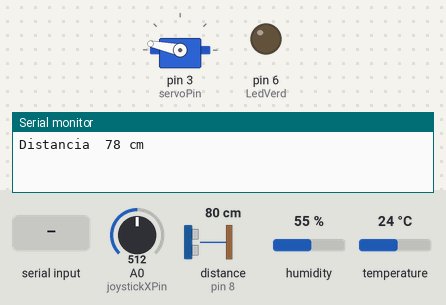
A sketch run on a simulated Arduino Uno, built with avr-gcc and run on an emulated ATmega328P. Shown: servo, output pins drawn as LEDs (lit = HIGH), the last lines printed to the serial monitor. Wiring (inferred from the names in the program): ultrasonic range finder: trigger pin 9; echo pin 8. The inputs (shaded band) are chosen by the test bench; at power-on: A0 (joystickXPin) = 512, distance to the obstacle (sensor on pin 8) 80 cm, humidity 55 %, temperature 24 °C. The echo pulse lasts 58.3 µs per cm; pins used as bus, display or sensor lines are not drawn.

Above: at 1.2 s.
1.3 s: "Cambio\n" received over the second serial link
At 3.4 s:
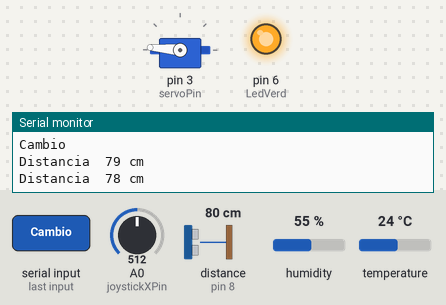
7.3 s: A0 (joystickXPin) set to 540
10.6 s: A0 (joystickXPin) set to 567
At 11.2 s:
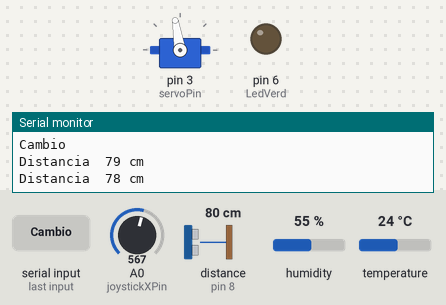
16.6 s: "2\n" received over the second serial link
At 17.0 s:
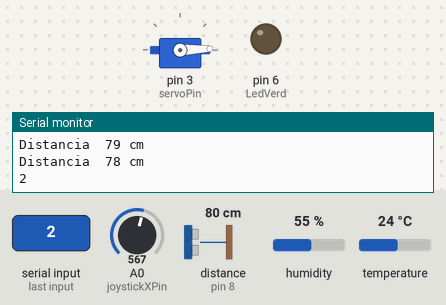
22.6 s: A0 (joystickXPin) set to 716
At 24.0 s:
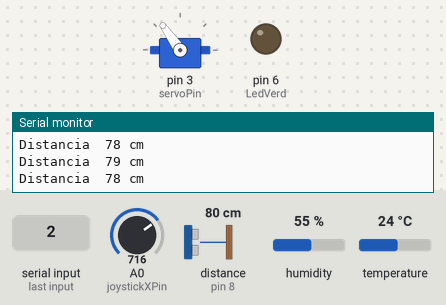
28.6 s: A0 (joystickXPin) set to 306
At 29.7 s:
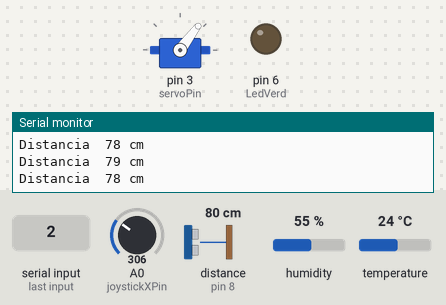
Timing chart, 0 to 35.6 s (numbered marks = the images above; inputs shaded):
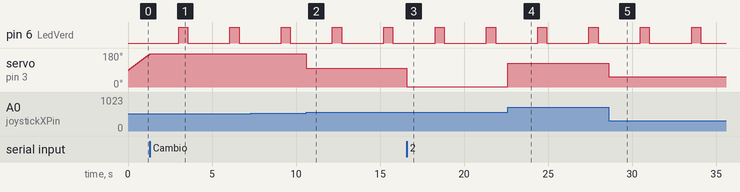

Measured:
- the behaviour switches between 552 and 553 on A0 (joystickXPin) (found by bisection; images 1 and 2)
- after the input at 1.3 s, servo on pin 3 (servoPin): stops changing and stays 175°
- after the input at 10.6 s, servo on pin 3 (servoPin): 175° → 99° at once
- after the input at 16.6 s, servo on pin 3 (servoPin): 99° → 2° at once
- after the input at 22.6 s, servo on pin 3 (servoPin): 2° → 125° at once
- after the input at 28.6 s, servo on pin 3 (servoPin): 125° → 53° at once
- by itself, pin 6 (LedVerd): alternates HIGH for 0.55 s and LOW for 2.5 s

The sketch:

Programa_Transmisor.ino
```cpp
#include <SoftwareSerial.h>
#include <DHT.h>
#include <Servo.h>
#define DHTPIN 2
#define DHTTYPE DHT11
DHT dht(DHTPIN, DHTTYPE);
SoftwareSerial mySerial(10, 11); // RX, TX
#define LedVerd 6
unsigned long nextLedVerde;
const unsigned long intervalLedVerde = 500;
unsigned long nextHT;
unsigned long intervalHT = 3000;
unsigned long nextTimeoutHT;
unsigned long intervalTimeoutHT = 5000;
bool esperandoTimeout = false;
bool enviarDatos = true;

// Variables Servo
const int servoPin = 3;
const int trigPin = 9;
const int echoPin = 8;
Servo miServo;
int angulo = 90;
int direccion = 1;
bool controlPython = false;

// Variables joystick
const int joystickXPin = A0;        // pin del eje X del joystick
const int joystickDeadzone = 40;    // zona muerta para evitar jitter
const int joystickMinPaso = 2;      // cambio mínimo de ángulo para mover
bool controlJoystick = false;       // modo joystick
int ultimoAnguloJoystick = 90;      // último ángulo fijado por joystick (sticky)

unsigned long ultimoBarrido = 0;
const int pasoBarrido = 1;
const unsigned long intervaloBarrido = 15;

unsigned long tiempoInicioPulso = 0;
bool esperandoPulso = false;
long duracion = 0;
int distancia = 0;
float temperatura= 0;

const unsigned long intervaloDistancia = 200; // 200ms entre medidas
unsigned long nextMedidaDistancia = 0;
int ultimaDistanciaEnviada = -2;

// Medias tempratura
#define MAX_MEDIAS 10
float ultimasTemperaturas[MAX_MEDIAS]; // para las últimas 10 temperaturas
int indiceTemp = 0;                    // para que vuelva a 1 cuando este a 10
int contadorTemp = 0;
float mediaTemperaturas = 0;

bool activarMediaEnArduino = false;

// Checksum
String ConChecksum(String mensaje) {
  int checksum = 0;
  for (int i = 0; i < mensaje.length(); i++) {
    checksum += mensaje[i];
  }
  return mensaje + "|" + String(checksum);
}

String mensaje;

void setup() {
  mySerial.begin(9600);
  Serial.begin(9600);
  dht.begin();
  pinMode(LedVerd, OUTPUT);
  nextLedVerde = millis() + intervalLedVerde;
  nextHT = millis() + intervalHT;
  nextTimeoutHT = millis() + intervalTimeoutHT;
  pinMode(joystickXPin, INPUT);

  // Servo y ultrasónico
  miServo.attach(servoPin);
  miServo.write(angulo);
  pinMode(trigPin, OUTPUT);
  pinMode(echoPin, INPUT);
}

void loop() {
  if (mySerial.available() > 0) {
    mensaje = mySerial.readStringUntil('\n');
    Serial.println(mensaje);
    mensaje.trim();

    if (mensaje == "Cambio") {          // Botón de la interfaz
      controlJoystick = !controlJoystick; // Alterna modo joystick
      controlPython = false;             // Python deja de mandar ángulos
    } else {
      int fin = mensaje.indexOf(' ', 0);
      int codigo = (fin == -1) ? mensaje.toInt() : mensaje.substring(0, fin).toInt();
      int inicio = fin + 1;

      if (codigo == 1) {
        fin = mensaje.indexOf(' ', inicio);
        if (fin == -1) fin = mensaje.length();
        intervalHT = mensaje.substring(inicio, fin).toInt() * 1000;
      } else if (codigo == 2) {
        int nuevoAngulo = mensaje.substring(inicio).toInt();
        if (nuevoAngulo >= 0 && nuevoAngulo <= 180) {
          angulo = nuevoAngulo;
          miServo.write(angulo);
          controlPython = true;  // Python toma control
        }
        if (nuevoAngulo == -1)
          controlPython = false; // Vuelve a barrido automático
      } else if (codigo == 3) {
        enviarDatos = false;
      }
    }
  }


  if (controlJoystick) {
    int lectura = analogRead(joystickXPin);
    int delta = abs(lectura - 512);

    if (delta > joystickDeadzone) {
      int nuevoAngulo = map(lectura, 0, 1023, 0, 180);
      // sólo mover si el cambio es apreciable para evitar jitter
      if (abs(nuevoAngulo - ultimoAnguloJoystick) >= joystickMinPaso) {
        ultimoAnguloJoystick = nuevoAngulo;
        angulo = nuevoAngulo;
        miServo.write(angulo);
      }
    }
    // sticky: si el joystick vuelve a la zona muerta, el servo se queda en último ángulo
  } else if (!controlPython) {
    // barrido automático
    if (millis() - ultimoBarrido >= intervaloBarrido) {
      angulo += direccion * pasoBarrido;
      if (angulo >= 180) { angulo = 180; direccion = -1; }
      if (angulo <= 0)   { angulo = 0;   direccion = 1; }
      miServo.write(angulo);
      ultimoBarrido = millis();
    }
  }
  // (si controlPython es true, ya se mueve con los comandos de Python)

  unsigned long ahora = millis();

  // Medir distancia con sensor ultrasónico
  if (ahora >= nextMedidaDistancia) {
    nextMedidaDistancia = ahora + intervaloDistancia;

    // disparar pulso
    digitalWrite(trigPin, LOW);
    delayMicroseconds(2);
    digitalWrite(trigPin, HIGH);
    delayMicroseconds(10);
    digitalWrite(trigPin, LOW);

    long tiempoPulso = pulseIn(echoPin, HIGH, 30000);
    if (tiempoPulso == 0) {
      distancia = -1;
      esperandoPulso = false;
    } else {
      distancia = tiempoPulso * 0.034 / 2;
    }
    if (distancia != ultimaDistanciaEnviada) {
      // Hacemos que se impriman las distancias detectadas en el serial monitor del satélite para facilitar pruebas
      Serial.print("Distancia  ");
      Serial.print(distancia);
      Serial.println(" cm");
      ultimaDistanciaEnviada = distancia;
    }
  }

  if(enviarDatos == true){
    float h = dht.readHumidity();
    float t = dht.readTemperature();

    if (mensaje == "MEDIA_ON")
      activarMediaEnArduino = true; // Se calcula la media de las últimas 10 temmperaturas en el satélite
    else if (mensaje == "MEDIA_OFF")
      activarMediaEnArduino = false; // Se calcula la media de las últimas 10 temmperaturas en tierra (Python)

    if(activarMediaEnArduino){
      ultimasTemperaturas[indiceTemp] = t;
      indiceTemp = (indiceTemp + 1) % MAX_MEDIAS;
      if (contadorTemp < MAX_MEDIAS) contadorTemp++;

      float suma = 0;
      for (int i = 0; i < contadorTemp; i++) {
        suma += ultimasTemperaturas[i];
      }
      mediaTemperaturas = suma / contadorTemp;
    }

    if(mensaje == "Parar")
      enviarDatos = false;
    if(mensaje == "Reanudar")
      enviarDatos = true;

    if (millis() >= nextHT){ // Envío de datos
      if (isnan(h) || isnan(t)){
        if (!esperandoTimeout){
          esperandoTimeout = true;
          nextTimeoutHT = millis() + intervalTimeoutHT;
        }
      }
      else {
        esperandoTimeout = false;
        digitalWrite(LedVerd, HIGH);
        String linea1 = "1 " + String(h) + " " + String(t) + " ";
        mySerial.println(ConChecksum(linea1));
        String linea2 = "2 " + String(angulo) + " " + String(distancia) + " ";
        mySerial.println(ConChecksum(linea2));
        String linea3= "3 " + String(mediaTemperaturas)+  " ";
        mySerial.println(ConChecksum(linea3));
        nextLedVerde = millis() + intervalLedVerde;
      }
      nextHT = millis() + intervalHT;
    }
    if (millis() >= nextLedVerde)
      digitalWrite(LedVerd, LOW);
    if(esperandoTimeout && (millis() >= nextTimeoutHT)){
      mySerial.println("Fallo");
      esperandoTimeout = false;
    }
  }
}
```
